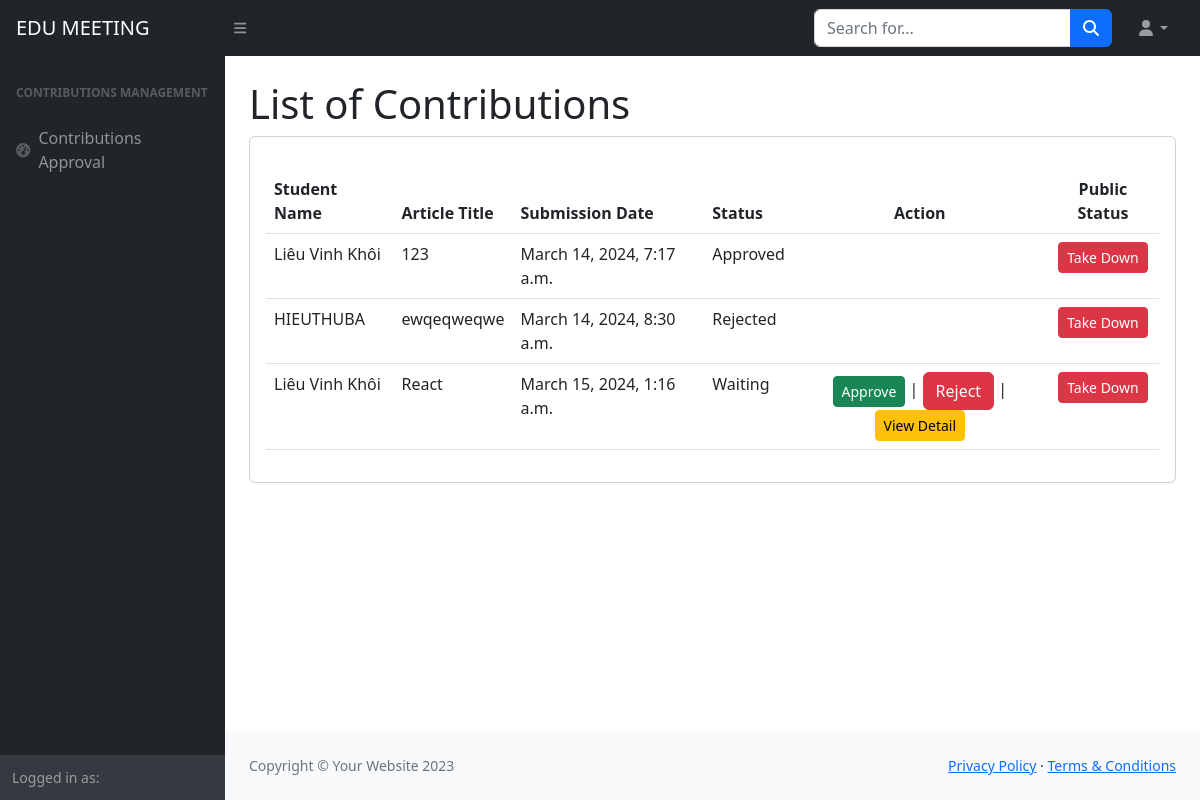
The page /ad/contributions/manage/ on the database its author committed.
### home/models.py (models this page shows, shortened)
class UserProfile(models.Model):
    user = models.OneToOneField(User, on_delete=models.CASCADE, primary_key=True)
    fullname = models.CharField(max_length=50)
    roles = models.ManyToManyField(Role, related_name='users')
    faculty = models.ForeignKey('Faculties', on_delete=models.CASCADE, null=True, blank=True)
    email = models.EmailField(max_length=254, unique=True, blank=True, null=True)
    phone = models.CharField(max_length=15)
    academic_Year = models.ForeignKey(AcademicYear,blank=True, null =True, on_delete=models.CASCADE)

class Contributions(models.Model):
    user = models.ManyToManyField(UserProfile)
    title = models.CharField(max_length=30)
    content = models.TextField(null = True)
    faculty = models.ForeignKey(Faculties,on_delete=models.CASCADE)
    term = models.BooleanField(default=False)
    createAt = models.DateTimeField(auto_now_add=True)
    academic_Year = models.ForeignKey(AcademicYear,blank=True, null =True, on_delete=models.CASCADE)
    reject_reason = models.TextField(blank=True, null=True)
    status = models.CharField(max_length=10,  default='waiting')
    public = models.BooleanField(default = False)

### home/views.py (the view)
# urls.py: path('ad/contributions/manage/', views.all_contributions_view, name='manage_contributions'),
def all_contributions_view(request):
    contributions = Contributions.objects.all()  # Fetch all contributions from the database
    context = {
        'contributions': contributions
    }
    return render(request, 'manage_contributions.html', context)

### templates/manage_contributions.html (shortened to what this page needs)
{%load static%}
<!DOCTYPE html>
<html lang="en">
    <head>
        <link href="https://cdn.jsdelivr.net/npm/simple-datatables@7.1.2/dist/style.min.css" rel="stylesheet" />
        <link href="{% static 'css/styles.css' %}" rel="stylesheet" />
    </head>
    <body class="sb-nav-fixed">
        <nav class="sb-topnav navbar navbar-expand navbar-dark bg-dark">
            <a class="navbar-brand ps-3" href="{% url "home" %}">EDU MEETING</a>
            <button class="btn btn-link btn-sm order-1 order-lg-0 me-4 me-lg-0" id="sidebarToggle" href="#!"><i class="fas fa-bars"></i></button>
            <form class="d-none d-md-inline-block form-inline ms-auto me-0 me-md-3 my-2 my-md-0">
                <div class="input-group">
                    <input class="form-control" type="text" placeholder="Search for..." aria-label="Search for..." aria-describedby="btnNavbarSearch" />
                    <button class="btn btn-primary" id="btnNavbarSearch" type="button"><i class="fas fa-search"></i></button>
                </div>
            </form>
            <ul class="navbar-nav ms-auto ms-md-0 me-3 me-lg-4">
                <li class="nav-item dropdown">
                    <a class="nav-link dropdown-toggle" id="navbarDropdown" href="#" role="button" data-bs-toggle="dropdown" aria-expanded="false"><i class="fas fa-user fa-fw"></i></a>
                </li>
            </ul>
        </nav>
        <div id="layoutSidenav">
            <div id="layoutSidenav_nav">
                <nav class="sb-sidenav accordion sb-sidenav-dark" id="sidenavAccordion">
                    <div class="sb-sidenav-menu">
                        <div class="nav">
                            <div class="sb-sidenav-menu-heading">Contributions Management</div>
                            <a class="nav-link" href="{% url "manage_contributions" %}">
                              <div class="sb-nav-link-icon"><i class="fas fa-tachometer-alt"></i></div>
                              Contributions Approval
                            </a>
                        </div>
                    </div>
                    <div class="sb-sidenav-footer">
                        <div class="small">Logged in as:</div>
                    </div>
                </nav>
            </div>
            <div id="layoutSidenav_content">
                <main>
                    <div class="container-fluid px-4">
                        <h1 class="mt-4">List of Contributions</h1>
                        <div class="card mb-4">
                            <div class="card-body">
                              <form method="post" enctype="">
                                <table class="table mt-3">
                                  <thead class="thead-dark">
                                    <tr>
                                      <th scope="col">Student Name</th>
                                      <th scope="col">Article Title</th>
                                      <th scope="col">Submission Date</th>
                                      <th scope="col">Status</th>
                                      <th class="text-center" scope="col">Action</th>
                                      <th class="text-center" scope="col">Public Status </th>
                                    </tr>
                                  </thead>
                                  <tbody>
                                    {% for contribution in contributions %}
                                    <tr>
                                        <td>
                                          {% for user in contribution.user.all %}
                                              {{ user.fullname }}
                                          {% endfor %}
                                        </td>
                                        <td>{{ contribution.title }}</td>
                                        <td>{{ contribution.createAt }}</td>
                                        <td>
                                            {% if contribution.status == 'approved' %}
                                                Approved
                                            {% elif contribution.status == 'rejected' %}
                                                Rejected
                                            {% else %}
                                                Waiting
                                            {% endif %}
                                        </td>
                                        <td>
                                            <div class="text-center">
                                            {% if contribution.status == 'waiting' %}
                                                <a href="{% url 'approve_contribution' contribution.id %}" class="btn btn-success btn-sm">Approve</a> |
                                                <a href="{% url 'reject_contribution' contribution.id %}" class="btn btn-danger reject-btn" data-bs-toggle="modal" data-bs-target="#rejectModal" data-contribution-id="{{ contribution.id }}">Reject</a> |
                                                <a href="{% url 'contributions_detail' contribution.id %}" class="btn btn-warning btn-sm">View Detail</a>
                                                {% else %}
                                                {% comment %} <button disable class="btn btn-danger">Disapprove</button> {% endcomment %}
                                            {% endif %}
                                            </div>
                                        </td>
                                        <td>
                                            <div class="text-center">
                                            {% if contribution.public %}
                                              <a href="{% url 'public_contribution' contribution.id %}?public=non" class="btn btn-danger btn-sm">Take Down</a>
                                            {% else %}
                                                <a href="{% url 'public_contribution' contribution.id %}?public=pub" class="btn btn-success btn-sm">Push On</a>
                                            {% endif %}
                                          </div>
                                        </td>
                                    </tr>
                                    {% endfor %}
                                  </tbody>
                                </table>
                              </form>
                            </div>
                        </div>
                    </div>
                </main>
                <footer class="py-4 bg-light mt-auto">
                    <div class="container-fluid px-4">
                        <div class="d-flex align-items-center justify-content-between small">
                            <div class="text-muted">Copyright &copy; Your Website 2023</div>
                            <div>
                                <a href="#">Privacy Policy</a>
                                &middot;
                                <a href="#">Terms &amp; Conditions</a>
                            </div>
                        </div>
                    </div>
                </footer>
            </div>
        </div>
    </body>
</html>

### rows shown on the page
Contributions: title "123", createAt "March 14, 2024, 7:17 a.m.", status "Approved", public "Take Down"
UserProfile: fullname "Liêu Vinh Khôi"
Contributions: title "ewqeqweqwe", createAt "March 14, 2024, 8:30 a.m.", status "Rejected", public "Take Down"
UserProfile: fullname "HIEUTHUBA"
Contributions: title "React", createAt "March 15, 2024, 1:16 a.m.", status "Waiting", public "Take Down"
